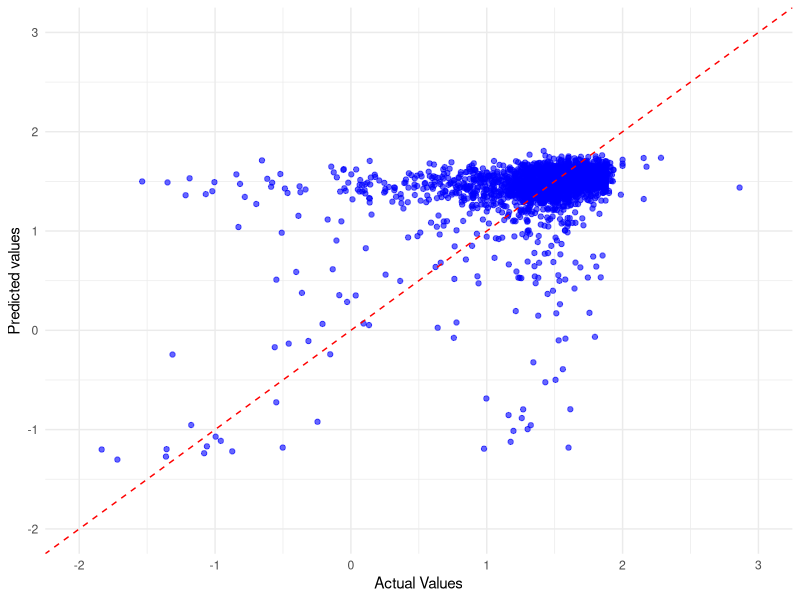
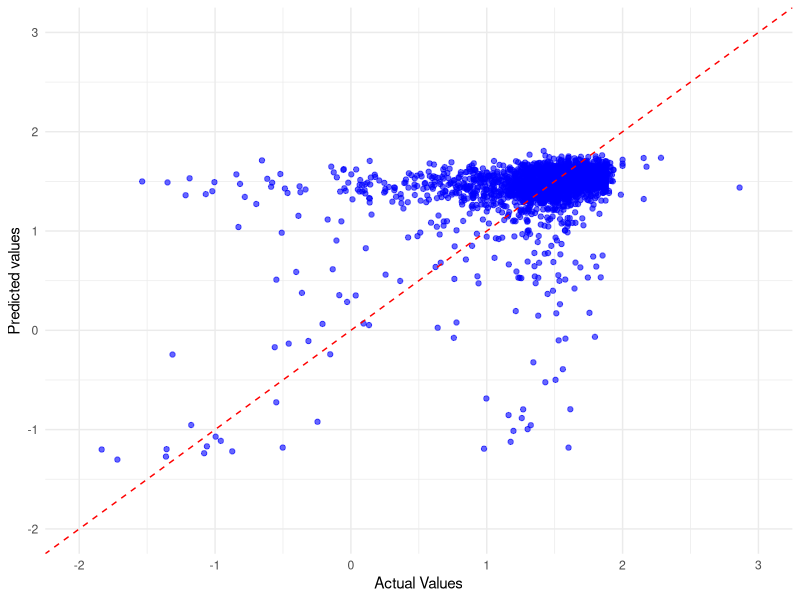

R code for these plots, in order:

# Load necessary libraries
library(ggplot2)

# Load the data
data <- read.csv("predict_data_AR.csv")

max_value <- max(c(data$AR, data$predicted))
# Create the plot
ggplot(data, aes(x = AR, y = predicted)) +
  geom_point(color = 'blue', alpha = 0.6) +  # Adds points with some transparency
  geom_abline(intercept = 0, slope = 1, color = 'red', linetype = "dashed") +  # Adds the y=x reference line
  labs(
       x = "Actual Values",
       y = "Predicted values") +
  theme_minimal() +
  theme(plot.title = element_text(hjust = 0.5)) +
  xlim(-2, 3) +  # Set x-axis limit
  ylim(-2, 3)  # Set y-axis limit
# Save the plot as a PNG file
ggsave("ar_comp.png")
